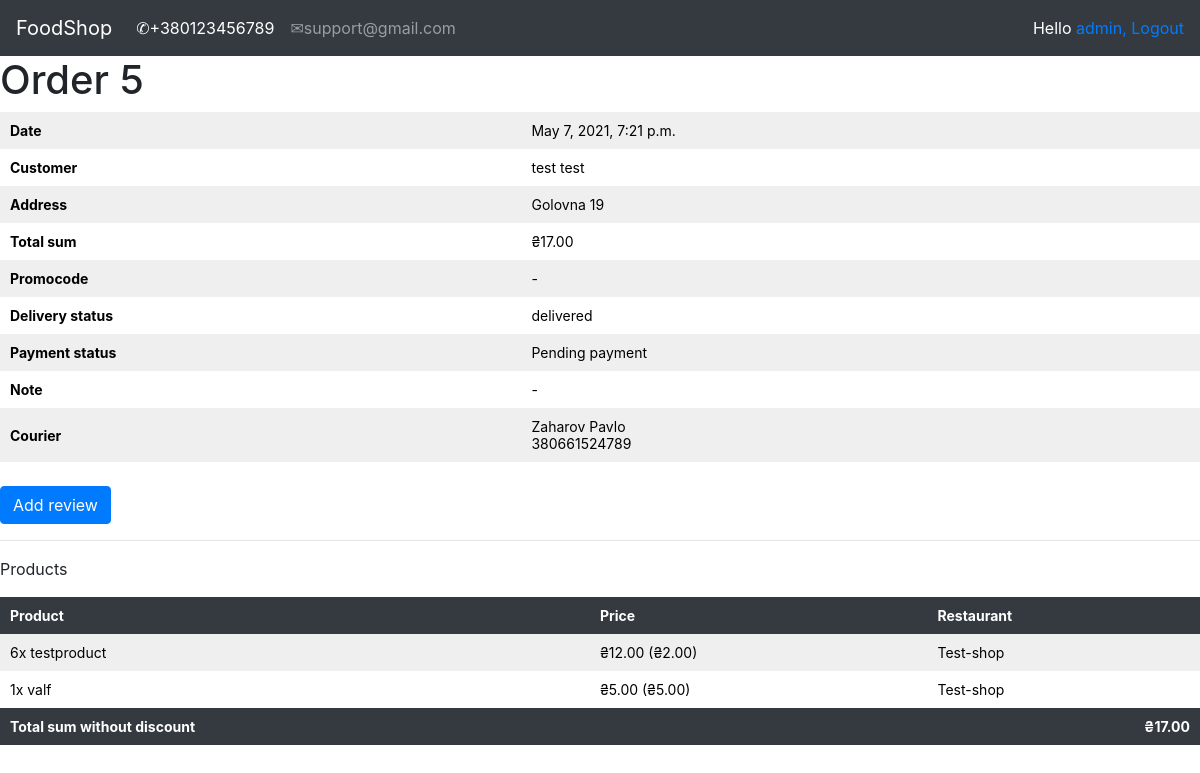
Page /account/orders_history/5/ (signed in) on the earlier database version.
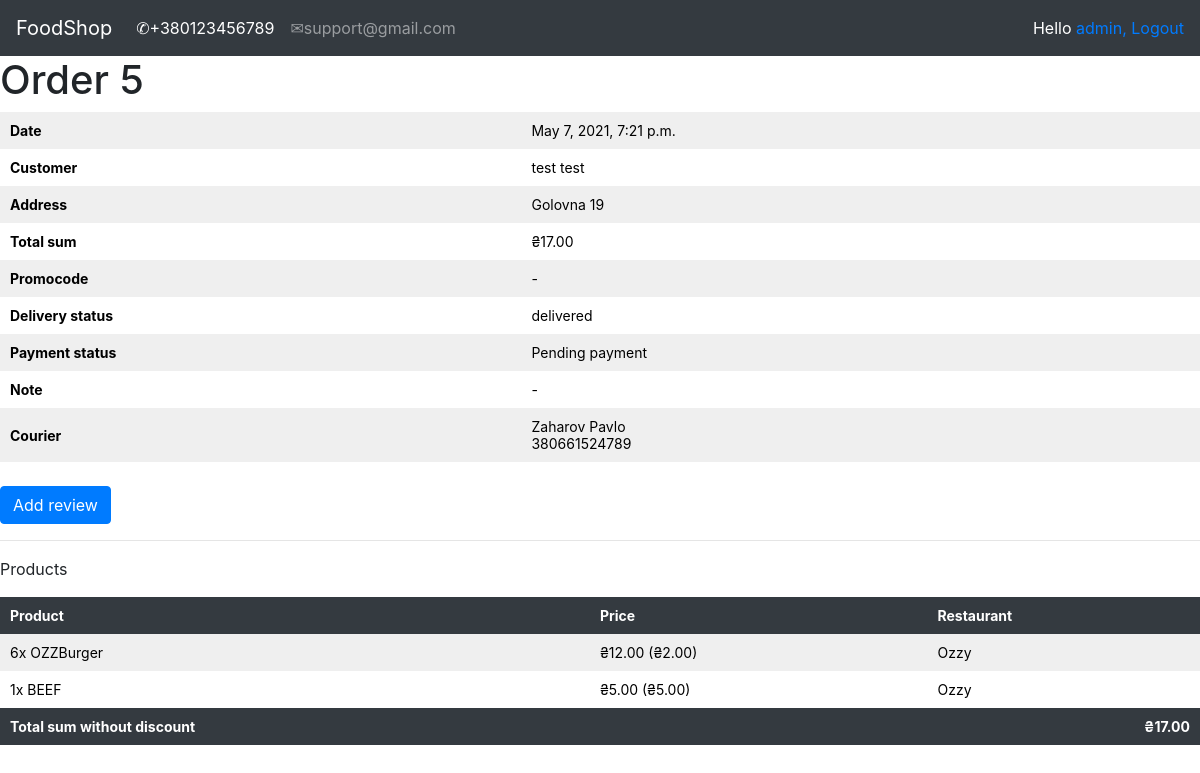
Same page on the later database version.
### orders/models.py (models this page shows, shortened)
class OrderItem(models.Model):
    order = models.ForeignKey(Order, related_name='items', on_delete=models.CASCADE)
    product = models.ForeignKey(Product, related_name='order_item', on_delete=models.CASCADE)
    price = models.DecimalField(max_digits=10, decimal_places=2)
    quantity = models.PositiveIntegerField(default=1)
    def get_cost(self):
        return self.price * self.quantity
    def get_shop(self):
        shop = Product.objects.get(name=self.product).shop
        shop = Shop.objects.get(name=shop)
        return shop

### shop/models.py (models this page shows, shortened)
class Product(models.Model):
    shop = models.ForeignKey(Shop, on_delete=models.CASCADE)
    category = models.ForeignKey(Category, on_delete=models.CASCADE)
    name = models.CharField(max_length=150, db_index=True)
    slug = models.SlugField(max_length=150, db_index=True)
    image = models.ImageField(upload_to='image_products/%Y/%m/%d', default='image_products/no_img.png')
    description = models.TextField(blank=True)
    price = models.DecimalField(max_digits=10, decimal_places=2)
    available = models.BooleanField(default=True)
    created = models.DateTimeField(auto_now_add=True)
    updated = models.DateTimeField(auto_now=True)
    objects = ProductManager()
    class Meta:
        ordering = ('-created',)
        index_together = (('id', 'slug'),)
        default_related_name = "products"
    def __str__(self):
        return self.name

class Shop(models.Model):
    owner = models.OneToOneField(settings.AUTH_USER_MODEL, on_delete=models.CASCADE)
    name = models.CharField(max_length=150, db_index=True)
    slug = models.SlugField(max_length=150, db_index=True, unique=True)
    class Meta:
        ordering = ('name',)
        default_related_name = "shop"
    def __str__(self):
        return self.name

### account/views.py (the view)
# urls.py: path('orders_history/<int:id>/', views.orderHistory_detail, name='order_detail')
@login_required
def orderHistory_detail(request, id):
    order = Order.objects.get(id=id)
    orderitem = OrderItem.objects.filter(order=order)
    if request.method == "POST":
        form = CouriersReviewForm(request.POST)
        if form.is_valid():
            new_review = form.save(commit=False)
            new_review.order = order.id
            new_review.courier = order.courier
            new_review.author = request.user
            new_review.save()
            form = CouriersReviewForm()
            messages.success(request, 'Thanks you for you review')
            return HttpResponseRedirect(request.path)
    else:
        form = CouriersReviewForm()
    return render(request, 'registration/order_history_detail.html', {"order": order, "orderitem": orderitem,
                                                                      "form": form})

### courier/models.py (called while the page is built)
    def __str__(self):
        return self.surname + " " + self.name

### orderlist/context_processors.py (called while the page is built)
def orderlist(request):
    return {'orderlist': OrderList(request)}

### orders/models.py (called while the page is built)
    def get_total_price_without_discount(self):
        total_price = sum(item.get_cost() for item in self.items.all())
        return total_price

    def get_total_price(self):
        total_price = sum(item.get_cost() for item in self.items.all())
        return total_price - total_price * (self.discount / Decimal("100"))

### templates/registration/order_history_detail.html (shortened to what this page needs)
{% extends 'registration/base.html' %}
{% load static %}
{% block context %}
    <h1>Order {{ order.id }}</h1>
    <table>
        <tr>
            <th>Date</th>
            <td>{{ order.created }}</td>
        </tr>
        <tr>
            <th>Customer</th>
            <td>{{ order.first_name }} {{ order.last_name }}</td>
        </tr>
        <tr>
            <th>Address</th>
            <td>{{ order.address }}</td>
        </tr>
        <tr>
            <th>Total sum</th>
            <td>₴{{ order.get_total_price|floatformat:"2" }}</td>
        </tr>
        <tr>
            <th>Promocode</th>
            {% if order.promocode %}
            <td>{{ order.promocode }} ({{ order.discount }}%)</td>
            {% else %}
            <td> - </td>
            {% endif %}
        </tr>
        <tr>
            <th>Delivery status</th>
            <td>{{ order.status }}</td>
        </tr>
        <tr>
            <th>Payment status</th>
            {% if order.paid %}
            <td>Paid</td>
            {% else %}
            <td>Pending payment</td>
            {% endif %}
        </tr>
        <tr>
            <th>Note</th>
            {% if order.note %}
            <td>{{ order.note }}</td>
            {% else %}
            <td> - </td>
            {% endif %}
        </tr>
        <tr>
            <th>Courier</th>
            <td>{{ order.courier }}<br> {{ order.courier.telephone }}</td>
        </tr>
    </table>
    {% if order.status == "delivered" %}
    <br />
    <p><button class="btn btn-primary" id="SendBtn" name="SendBtn" onclick="showFormReview()">Add review</button></p>
    {% endif %}
    <hr>
    <p>Products</p>
    <table>
        <thead>
            <tr>
                <th>Product</th>
                <th>Price</th>
                <th>Restaurant</th>
            </tr>
        </thead>
        <tbody>
            {% for item in orderitem %}
            <tr>
                <td>{{ item.quantity }}x {{ item.product }}</td>
                <td>₴{{ item.get_cost|floatformat:"2" }} (₴{{ item.price|floatformat:"2" }})</td>
                <td>{{ item.get_shop }}</td>
            </tr>
            {% endfor %}
            <tr class="total-sum">
                <td>Total sum without discount</td>
                <td colspan="1"></td>
                <td class="num">
                ₴{{ order.get_total_price_without_discount|floatformat:"2" }}
            </td>
            </tr>
        </tbody>
    </table>
{% endblock %}

Differences in the rows shown:
changed through a linked row, OrderItem: product "testproduct" → "OZZBurger"; get_shop "Test-shop" → "Ozzy"
changed through a linked row, OrderItem: product "valf" → "BEEF"; get_shop "Test-shop" → "Ozzy"
